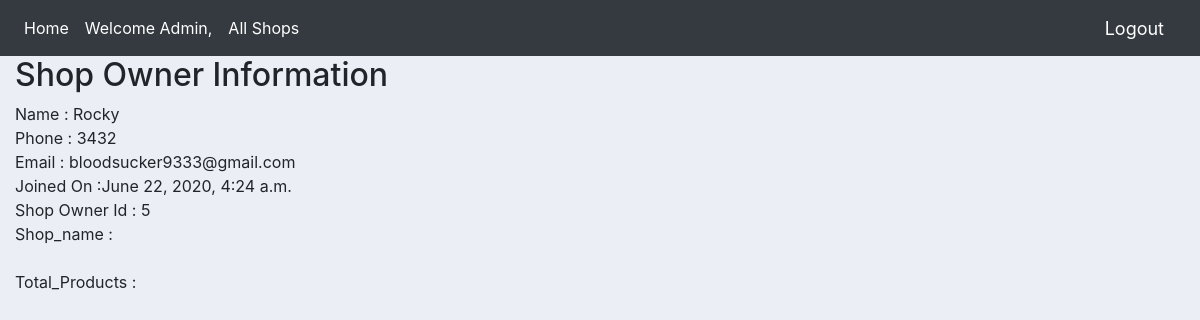
The app's page /shop_owner_data/5/ (signed in), older data.
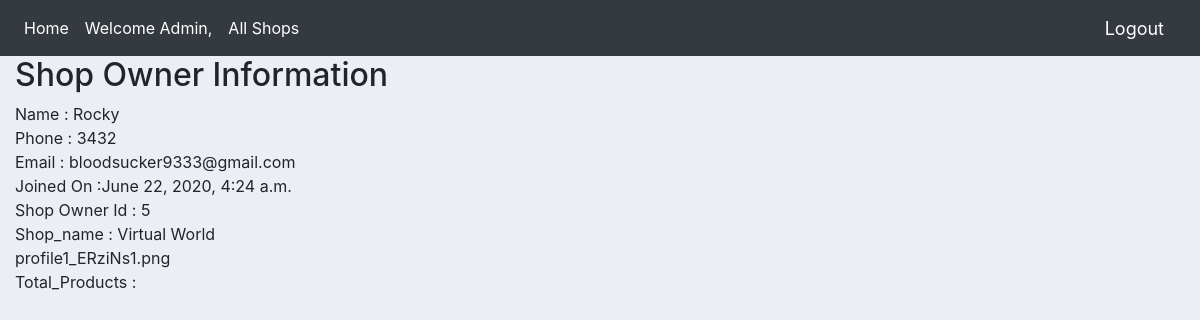
The same page, newer data.
### ecmsapp/models.py (models this page shows, shortened)
class Shop_Owner(models.Model):
    user = models.OneToOneField(User,null=True,blank=True,on_delete=models.CASCADE)
    name = models.CharField(max_length=128,null=True)
    phone = models.CharField(max_length=20,null=True)
    email = models.EmailField(max_length=128,null=True)
    prfile_pic = models.ImageField(default="profile1.png",null=True,blank=True)
    date_created = models.DateTimeField(auto_now_add=True)

class Shop(models.Model):
    shop_owner = models.ForeignKey(Shop_Owner,null=True,on_delete = models.CASCADE)
    shop_name = models.CharField(max_length=128,null=True)
    shop_id = models.CharField(max_length=128,null=True)
    shop_tag = models.ManyToManyField(Shop_Tag)
    shop_address = models.CharField(max_length=240,null=True)
    date_created = models.DateTimeField(auto_now_add=True)
    shop_picture = models.ImageField(default="shop.jpg",null=True,blank=True)

### ecmsapp/decorators.py (the view)
		def wrapper_func(request, *args, **kwargs):
			group = None
			if request.user.groups.exists():
				group = request.user.groups.all()[0].name
			if group in allowed_roles:
				return view_func(request, *args, **kwargs)
			else:
				return HttpResponse('You are not authorized to view this page')

### ecmsapp/views.py (called while the page is built)
@login_required(login_url='login')
@allowed_users(allowed_roles=['admin','shop owner','Customer'])
def shop_owner_data(request,pk):
    shop_owner_data = Shop_Owner.objects.get(id=pk)
    shops = shop_owner_data.shop_set.all()
    return render(request,'ecmsapp/shop_owner_data.html',{'shop_owner_data':shop_owner_data,'shops':shops})

### ecmsapp/templates/ecmsapp/shop_owner_data.html
{% extends 'ecmsapp/main.html' %}
{% block  content %}
  <h2>Shop Owner Information</h2>
  Name : {{shop_owner_data.name}}<br>
  Phone : {{shop_owner_data.phone}}<br>
  Email : {{shop_owner_data.email}}<br>
  Joined On :{{shop_owner_data.date_created}}<br>
  Shop Owner Id : {{shop_owner_data.id}}<br>
  Shop_name :{% for shop in shops %} {{ shop.shop_name }}  {% endfor %}<br>
  {{shop_owner_data.prfile_pic}}<br>
  Total_Products : {{total_product}}
{% endblock %}

Row changes from the older to the newer data that the page shows:
changed Shop_Owner "Rocky": prfile_pic (not shown) → "profile1_ERziNs1.png"
added Shop: shop_name "Virtual World"
